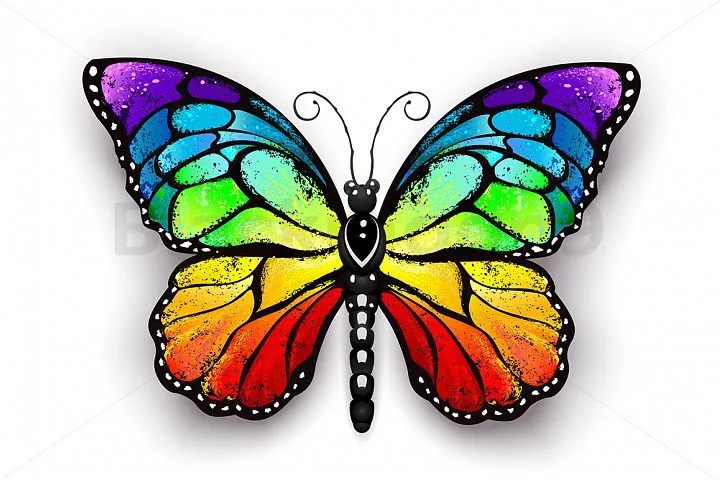
#> input picture colors.webp, 720 x 480 px
$ jupyter execute conversion_to_Grayscale.ipynb
#> lines starting #> are read from the running program, lines starting #| are printed output that depends on the picture
<a href="https://colab.research.google.com/github/yg36/Convert-images-to-Grayscale/blob/main/conversion_to_Grayscale.ipynb" target="_parent"></a>

[cell 1]
import cv2
from google.colab.patches import cv2_imshow
import numpy as np
img=cv2.imread("colors.webp")
#> img is the input picture: shape (480, 720, 3); mean B, G, R 177.8, 188.8, 191.5

img_gray=cv2.cvtColor(img,cv2.COLOR_BGR2GRAY)
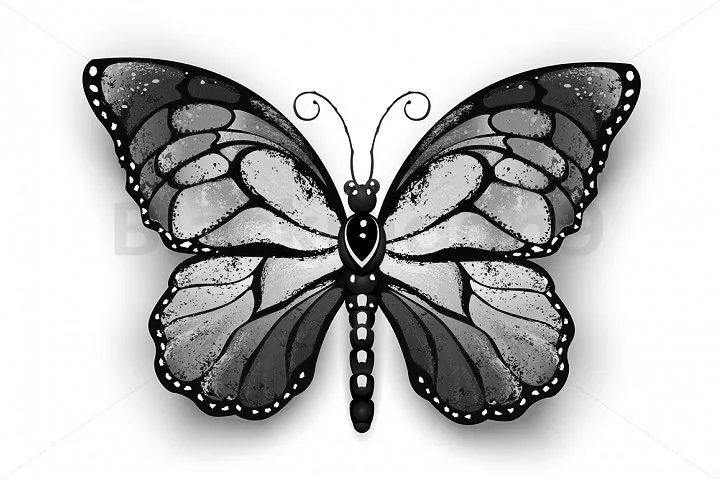
#> img_gray: shape (480, 720); min 0, max 255, mean 188.4
cv2_imshow(img_gray)
cv2.waitKey(0)

[cell 2]
cv2.imwrite("gray_image.jpg", img_gray)
#> Out = True
